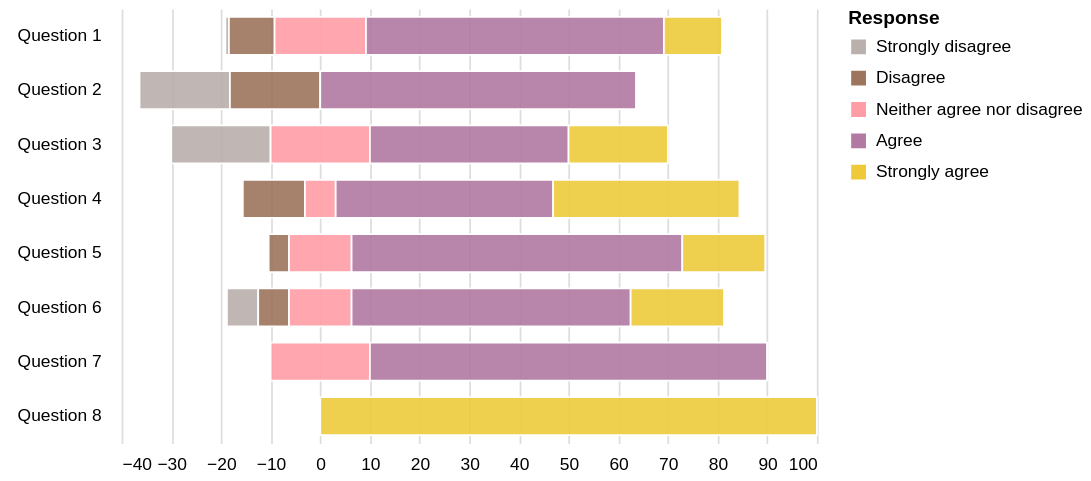

This figure's Vega-Lite source:
### Vega-Lite specification from a JSON file in a GitHub repository (floating-point values rounded to 4 significant figures)
{"$schema": "https://vega.github.io/schema/vega-lite/v2.json", "description": "Diverging Stacked Bar Chart", "width": 400, "height": 250, "data": {"values": [{"question": "Question 1", "type": "Strongly disagree", "value": 24, "percentage": 0.7, "percentage_start": -19.1, "percentage_end": -18.4}, {"question": "Question 1", "type": "Disagree", "value": 294, "percentage": 9.1, "percentage_start": -18.4, "percentage_end": -9.2}, {"question": "Question 1", "type": "Neither agree nor disagree", "value": 594, "percentage": 18.5, "percentage_start": -9.2, "percentage_end": 9.2}, {"question": "Question 1", "type": "Agree", "value": 1927, "percentage": 59.9, "percentage_start": 9.2, "percentage_end": 69.2}, {"question": "Question 1", "type": "Strongly agree", "value": 376, "percentage": 11.7, "percentage_start": 69.2, "percentage_end": 80.9}, {"question": "Question 2", "type": "Strongly disagree", "value": 2, "percentage": 18.2, "percentage_start": -36.4, "percentage_end": -18.2}, {"question": "Question 2", "type": "Disagree", "value": 2, "percentage": 18.2, "percentage_start": -18.2, "percentage_end": 0}, {"question": "Question 2", "type": "Neither agree nor disagree", "value": 0, "percentage": 0, "percentage_start": 0, "percentage_end": 0}, {"question": "Question 2", "type": "Agree", "value": 7, "percentage": 63.6, "percentage_start": 0, "percentage_end": 63.6}, {"question": "Question 2", "type": "Strongly agree", "value": 11, "percentage": 0, "percentage_start": 63.6, "percentage_end": 63.6}, {"question": "Question 3", "type": "Strongly disagree", "value": 2, "percentage": 20, "percentage_start": -30, "percentage_end": -10}, {"question": "Question 3", "type": "Disagree", "value": 0, "percentage": 0, "percentage_start": -10, "percentage_end": -10}, {"question": "Question 3", "type": "Neither agree nor disagree", "value": 2, "percentage": 20, "percentage_start": -10, "percentage_end": 10}, {"question": "Question 3", "type": "Agree", "value": 4, "percentage": 40, "percentage_start": 10, "percentage_end": 50}, {"question": "Question 3", "type": "Strongly agree", "value": 2, "percentage": 20, "percentage_start": 50, "percentage_end": 70}, {"question": "Question 4", "type": "Strongly disagree", "value": 0, "percentage": 0, "percentage_start": -15.6, "percentage_end": -15.6}, {"question": "Question 4", "type": "Disagree", "value": 2, "percentage": 12.5, "percentage_start": -15.6, "percentage_end": -3.1}, {"question": "Question 4", "type": "Neither agree nor disagree", "value": 1, "percentage": 6.3, "percentage_start": -3.1, "percentage_end": 3.1}, {"question": "Question 4", "type": "Agree", "value": 7, "percentage": 43.8, "percentage_start": 3.1, "percentage_end": 46.9}, {"question": "Question 4", "type": "Strongly agree", "value": 6, "percentage": 37.5, "percentage_start": 46.9, "percentage_end": 84.4}, {"question": "Question 5", "type": "Strongly disagree", "value": 0, "percentage": 0, "percentage_start": -10.4, "percentage_end": -10.4}, {"question": "Question 5", "type": "Disagree", "value": 1, "percentage": 4.2, "percentage_start": -10.4, "percentage_end": -6.3}, {"question": "Question 5", "type": "Neither agree nor disagree", "value": 3, "percentage": 12.5, "percentage_start": -6.3, "percentage_end": 6.3}, {"question": "Question 5", "type": "Agree", "value": 16, "percentage": 66.7, "percentage_start": 6.3, "percentage_end": 72.9}, {"question": "Question 5", "type": "Strongly agree", "value": 4, "percentage": 16.7, "percentage_start": 72.9, "percentage_end": 89.6}, {"question": "Question 6", "type": "Strongly disagree", "value": 1, "percentage": 6.3, "percentage_start": -18.8, "percentage_end": -12.5}, {"question": "Question 6", "type": "Disagree", "value": 1, "percentage": 6.3, "percentage_start": -12.5, "percentage_end": -6.3}, {"question": "Question 6", "type": "Neither agree nor disagree", "value": 2, "percentage": 12.5, "percentage_start": -6.3, "percentage_end": 6.3}, {"question": "Question 6", "type": "Agree", "value": 9, "percentage": 56.3, "percentage_start": 6.3, "percentage_end": 62.5}, {"question": "Question 6", "type": "Strongly agree", "value": 3, "percentage": 18.8, "percentage_start": 62.5, "percentage_end": 81.3}, {"question": "Question 7", "type": "Strongly disagree", "value": 0, "percentage": 0, "percentage_start": -10, "percentage_end": -10}, {"question": "Question 7", "type": "Disagree", "value": 0, "percentage": 0, "percentage_start": -10, "percentage_end": -10}, {"question": "Question 7", "type": "Neither agree nor disagree", "value": 1, "percentage": 20, "percentage_start": -10, "percentage_end": 10}, {"question": "Question 7", "type": "Agree", "value": 4, "percentage": 80, "percentage_start": 10, "percentage_end": 90}, {"question": "Question 7", "type": "Strongly agree", "value": 0, "percentage": 0, "percentage_start": 90, "percentage_end": 90}, {"question": "Question 8", "type": "Strongly disagree", "value": 0, "percentage": 0, "percentage_start": 0, "percentage_end": 0}, {"question": "Question 8", "type": "Disagree", "value": 0, "percentage": 0, "percentage_start": 0, "percentage_end": 0}, {"question": "Question 8", "type": "Neither agree nor disagree", "value": 0, "percentage": 0, "percentage_start": 0, "percentage_end": 0}, {"question": "Question 8", "type": "Agree", "value": 0, "percentage": 0, "percentage_start": 0, "percentage_end": 0}, {"question": "Question 8", "type": "Strongly agree", "value": 2, "percentage": 100, "percentage_start": 0, "percentage_end": 100}]}, "mark": {"type": "bar", "fillOpacity": 0.9, "stroke": "#ffffff"}, "encoding": {"x": {"field": "percentage_start", "type": "quantitative", "axis": {"title": "", "ticks": false, "domain": false, "labelPadding": 7}}, "x2": {"field": "percentage_end", "type": "quantitative"}, "y": {"field": "question", "type": "nominal", "axis": {"title": "", "offset": 5, "ticks": false, "minExtent": 60, "domain": false, "labelPadding": 7}, "scale": {"paddingInner": 0.3}}, "color": {"field": "type", "type": "nominal", "legend": {"title": "Response"}, "scale": {"domain": ["Strongly disagree", "Disagree", "Neither agree nor disagree", "Agree", "Strongly agree"], "reverse": true, "type": "ordinal"}}}, "config": {"view": {"stroke": "#ffffff"}}}
